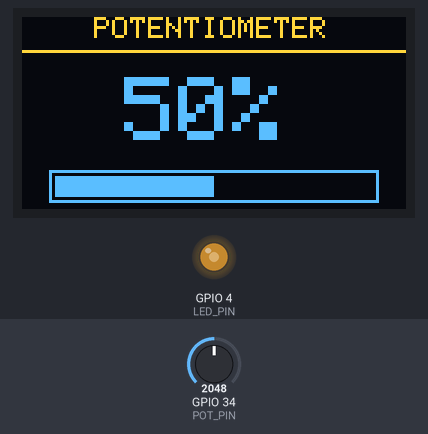
Bench run of a sketch on a simulated ESP32. Shown: 128×64 one-colour display, output pins drawn as LEDs (lit = HIGH). The inputs (shaded band) are chosen by the test bench; at power-on: GPIO 34 (POT_PIN) = 2048. The OLED is the two-colour kind (top 16 rows yellow).

Above: at 1.2 s.
1.3 s: GPIO 34 (POT_PIN) set to 2134
At 2.2 s:
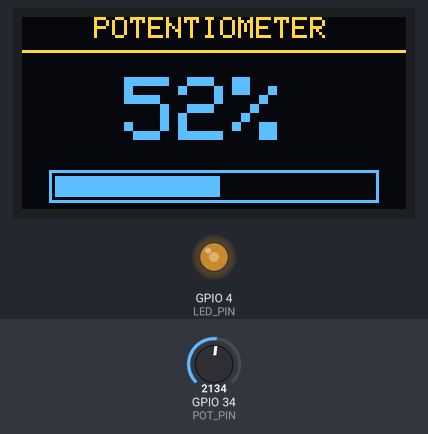
2.8 s: GPIO 34 (POT_PIN) set to 3603
At 3.6 s:
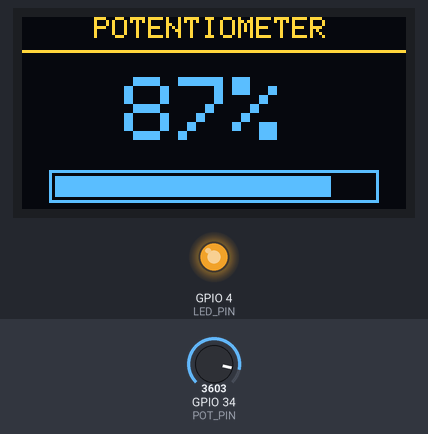
4.3 s: GPIO 34 (POT_PIN) set to 491
At 5.1 s:
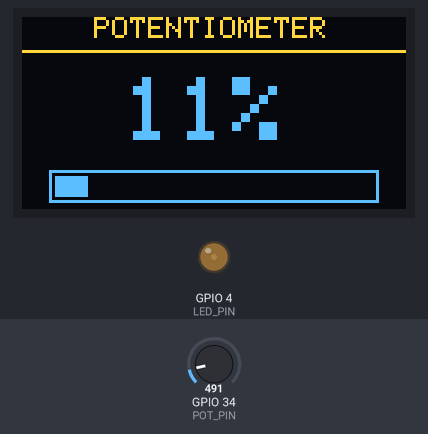
5.8 s: GPIO 34 (POT_PIN) set to 0
At 6.6 s:
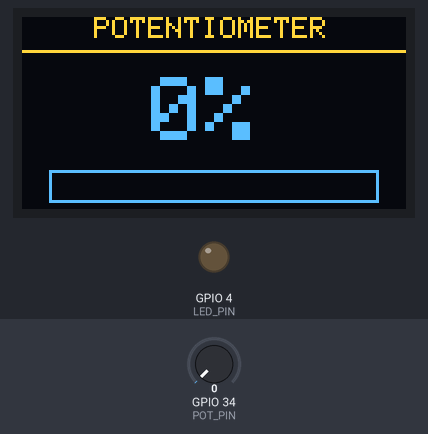
7.3 s: GPIO 34 (POT_PIN) set to 1228
At 8.0 s:
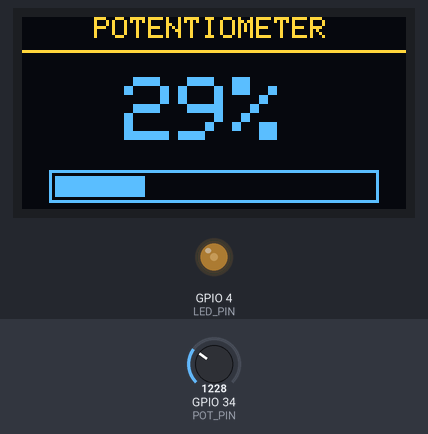
Timing chart, 0 to 9.8 s (numbered marks = the images above; inputs shaded):
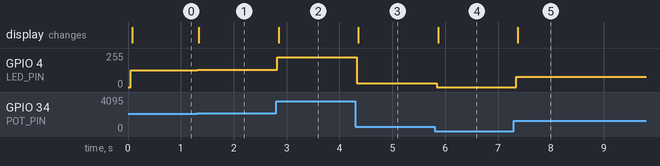

The sketch:

LED_Brightness_Adjustment_V3.ino
```cpp
#include <Wire.h>
#include <Adafruit_GFX.h>
#include <Adafruit_SSD1306.h>

#define SCREEN_WIDTH 128
#define SCREEN_HEIGHT 64

Adafruit_SSD1306 display(SCREEN_WIDTH, SCREEN_HEIGHT, &Wire, -1);

#define POT_PIN 34
#define LED_PIN 4

const int frequency(5000);
const int resolution(8);

void updateDisplay(int percentage)
{
  display.clearDisplay();
  display.setTextColor(SSD1306_WHITE);

  display.setTextSize(1);
  display.setCursor(24, 0);
  display.println("POTENTIOMETER");

  display.drawLine(0, 11, 127, 11, SSD1306_WHITE);

  display.setTextSize(3);

  if (percentage < 10)
  {
    display.setCursor(43, 20);
  }
  else if (percentage < 100)
  {
    display.setCursor(34, 20);
  }
  else
  {
    display.setCursor(25, 20);
  }

  display.print(percentage);
  display.print("%");

  // Progress bar outline
  display.drawRect(9, 51, 110, 11, SSD1306_WHITE);

  // Convert percentage into progress bar width
  int barWidth = map(percentage, 0, 100, 0, 106);

  // Fill the progress bar
  display.fillRect(11, 53, barWidth, 7, SSD1306_WHITE);

  display.display();
}

void setup() {
  pinMode(POT_PIN, INPUT);
  pinMode(LED_PIN, OUTPUT);
  ledcAttach(LED_PIN, frequency, resolution);

  if(!display.begin(SSD1306_SWITCHCAPVCC, 0x3C))
  {
    while(true)
    {

    }
  }

  display.clearDisplay();
  display.display();

}

void loop() {
  int potValue=analogRead(POT_PIN);

  int brightness=map(potValue, 0, 4095, 0, 255);

  int percentage=map(potValue, 0, 4095, 0, 100);

  percentage=constrain(percentage, 0, 100);

  ledcWrite(LED_PIN, brightness);

  updateDisplay(percentage);

  delay(100);
}
```

Measured:
- the behaviour switches between 2088 and 2089 on GPIO 34 (POT_PIN) (found by bisection; images 0 and 1)
- after the input at 1.3 s, GPIO 4 (LED_PIN): 127/255 → 131/255 at once; the display: changes at once (image 1)
- after the input at 2.8 s, GPIO 4 (LED_PIN): 131/255 → 223/255 at once; the display: changes after 0.05 s (image 2)
- after the input at 4.3 s, GPIO 4 (LED_PIN): 223/255 → 30/255 at once; the display: changes after 0.06 s (image 3)
- after the input at 5.8 s, GPIO 4 (LED_PIN): 30/255 → 0/255 at once; the display: changes after 0.07 s (image 4)
- after the input at 7.3 s, GPIO 4 (LED_PIN): 0/255 → 76/255 after 0.05 s; the display: changes after 0.07 s (image 5)
